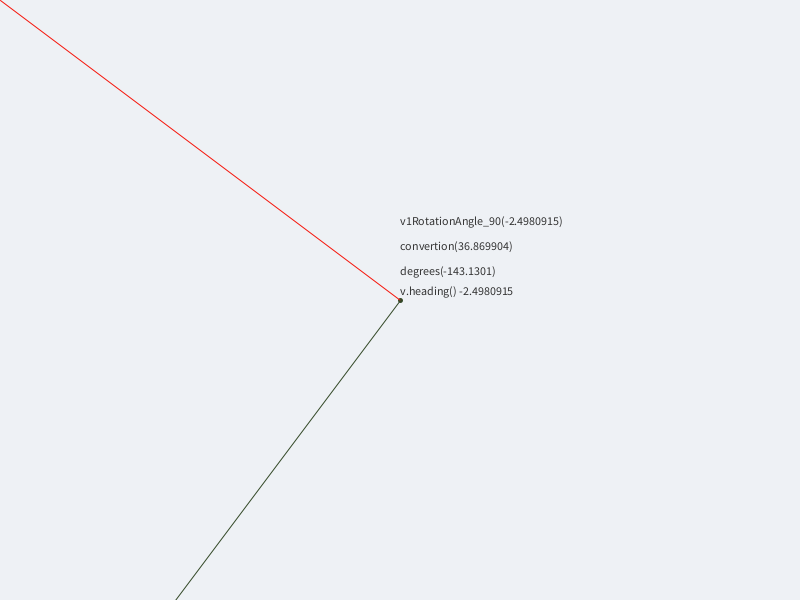
Frame 1 (no input)
Frame 60 (the mouse pressed at the canvas centre just before this capture): identical to frame 1, image omitted
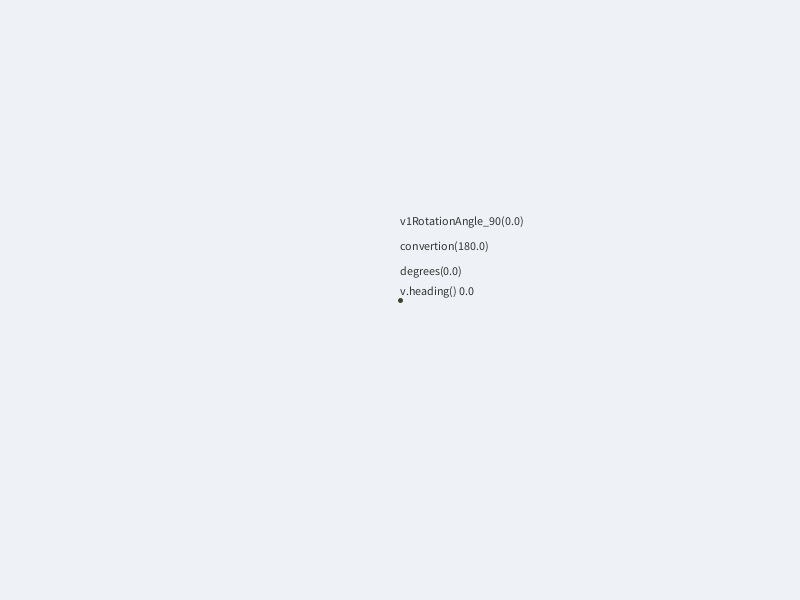
Frame 120 (the mouse held since frame 60 and released just before this capture)

The Processing sketch that drew these frames (run headless with seeded random() and noise(); from frame 60 on, the mouse is pressed at the canvas centre):

// Processing sketch: aboutPVectorHeading
// ── aboutPVectorHeading.pde
PVector center;
void setup() {
    size(800, 600);
    noCursor();
    center = new PVector(width/2, height/2);
}

void draw() {
    background(#EEF1F5);

    // math --------------------------------------------------------------------
    PVector mouse = new PVector(mouseX, mouseY);
    // operación entre vector, modificar el valor de mouse, restando center
    mouse.sub(center);
    float angle = mouse.heading();
    // v1 using v.heading() to rotate perpendicular to a v0(mouse)
    PVector v1 = new PVector(mouse.x, mouse.y);
    float degre = degrees(angle); // raw from -PI PI to degrees
    float convertion = map(degre, -180, 180, 0, 360);
    float v1RotationAngle_90 = angle;

     v1.rotate(radians(-90));
     
    // math results visualized--------------------------------------------------
    // center point
    strokeWeight(5);    stroke(#334827);
    point(center.x, center.y);

    // v.heading
    fill(51);
    text("v.heading() "+angle, center.x, center.y-5);
    // v.heading in degrees
    text("degrees("+degre+")", center.x, center.y-25);
    text("convertion("+convertion+")", center.x, center.y-50);
    text("v1RotationAngle_90("+ v1RotationAngle_90 +")", center.x, center.y-75);

    // placing the modified vector in the position of the subtractor
    // a light blue line inside push and pop matrices
    pushMatrix();
    translate(center.x, center.y);
    stroke(#F5150B); strokeWeight(1);
    line(0,0, mouse.x, mouse.y);
    // line rotated v1 copy of mouse vector
    stroke(#334827); strokeWeight(1);
    line(0,0, v1.x, v1.y);
    popMatrix();
}
